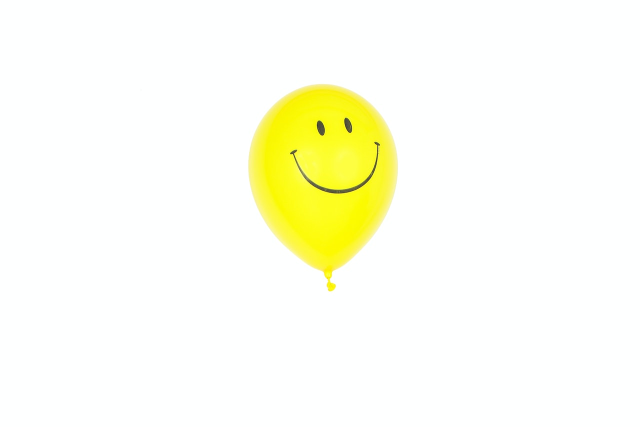
#> input picture lecture_slides/lecture_landmarkBasedRegistration/pictures/pexels-polina-tankilevitch-3905773.jpg, 1280 x 853 px (shown at 1/2 size)
$ python coordinateSystems.py
#> lines starting #> are read from the running program, lines starting #| are printed output that depends on the picture
#
import numpy as np
np.set_printoptions( suppress=True )
from matplotlib import pyplot as plt
plt.ion()
plt.rcParams['text.usetex'] = True


#
def plot_grid( ax, X1, X2, **kwargs ):
    for i in range(X1.shape[0]):
        ax.plot(X1[i,:], X2[i,:], **kwargs)
    for i in range(X1.shape[1]):
        ax.plot(X1[:,i], X2[:,i], **kwargs)

#
def saveFigure( fig, fileName, useFullScreen=False ):
    plt.figure( fig )
    fig.show()
    if useFullScreen: plt.get_current_fig_manager().window.showMaximized()
    plt.pause(.1)
    plt.savefig( fileName, bbox_inches='tight', dpi=fig.dpi )


#
img = plt.imread( "pexels-polina-tankilevitch-3905773.jpg" )
#> img is the input picture: shape (853, 1280, 3); mean R, G, B 253.5, 254.2, 238.7
img = img[ 100:650, 400:900 ]
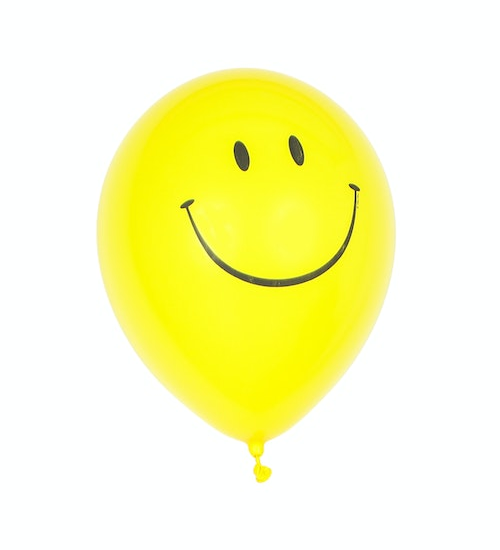
#> img: shape (550, 500, 3); mean R, G, B 251.8, 251.8, 190.4


for i in range( 3 ):

    fig, ax = plt.subplots()
    ax.imshow( img, extent=(0,img.shape[1]-1,0,img.shape[0]-1) )
    ax.axis( False )

    color = [0,0,0]
    arrowProps = dict( head_width=10, head_length=20, fc=color, ec=color )
    a1 = ax.arrow( 0, 0, 500, 0, **arrowProps )
    a2 = ax.arrow( 0, 0, 0, 550, **arrowProps )
    t1 = ax.text( 500, 0-40, r"$x_1$", fontsize=20 )
    t2 = ax.text( 0-60, 550, r"$x_2$", fontsize=20 )

    if i == 0:
#> (the run stopped early here; a loop or call above may not have finished)
